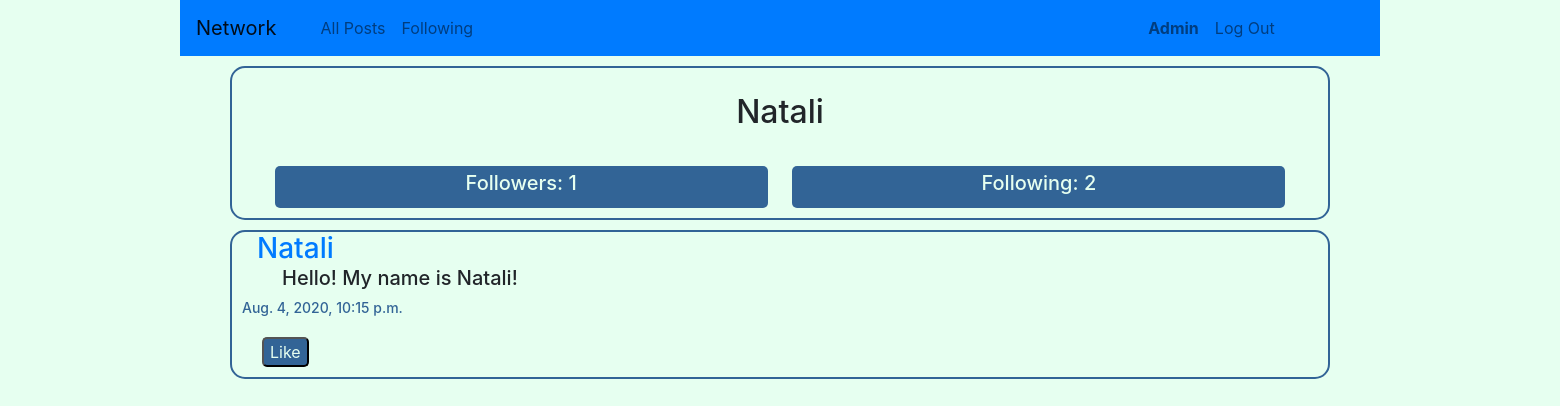
Page /2 (signed in) on the earlier database version.
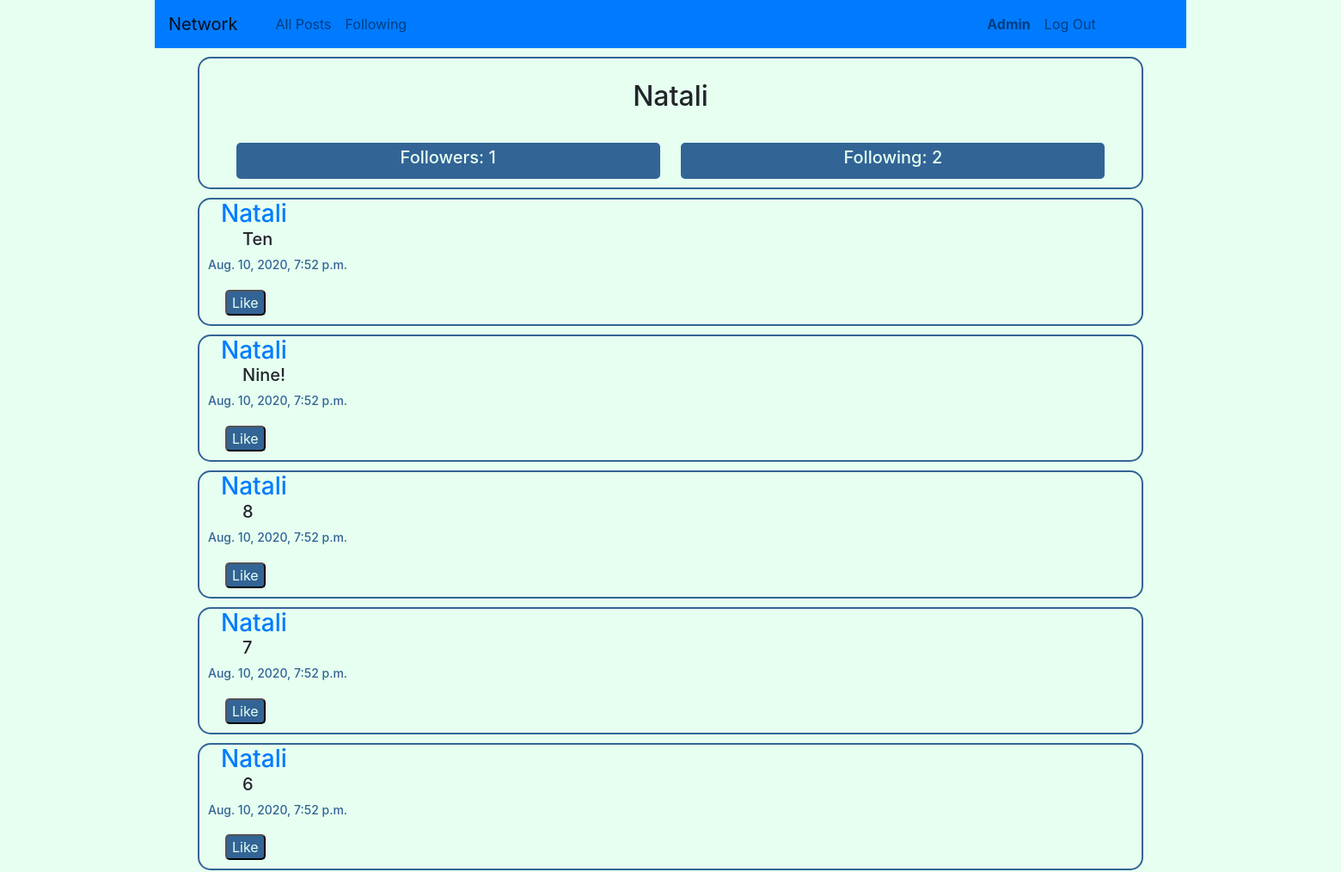
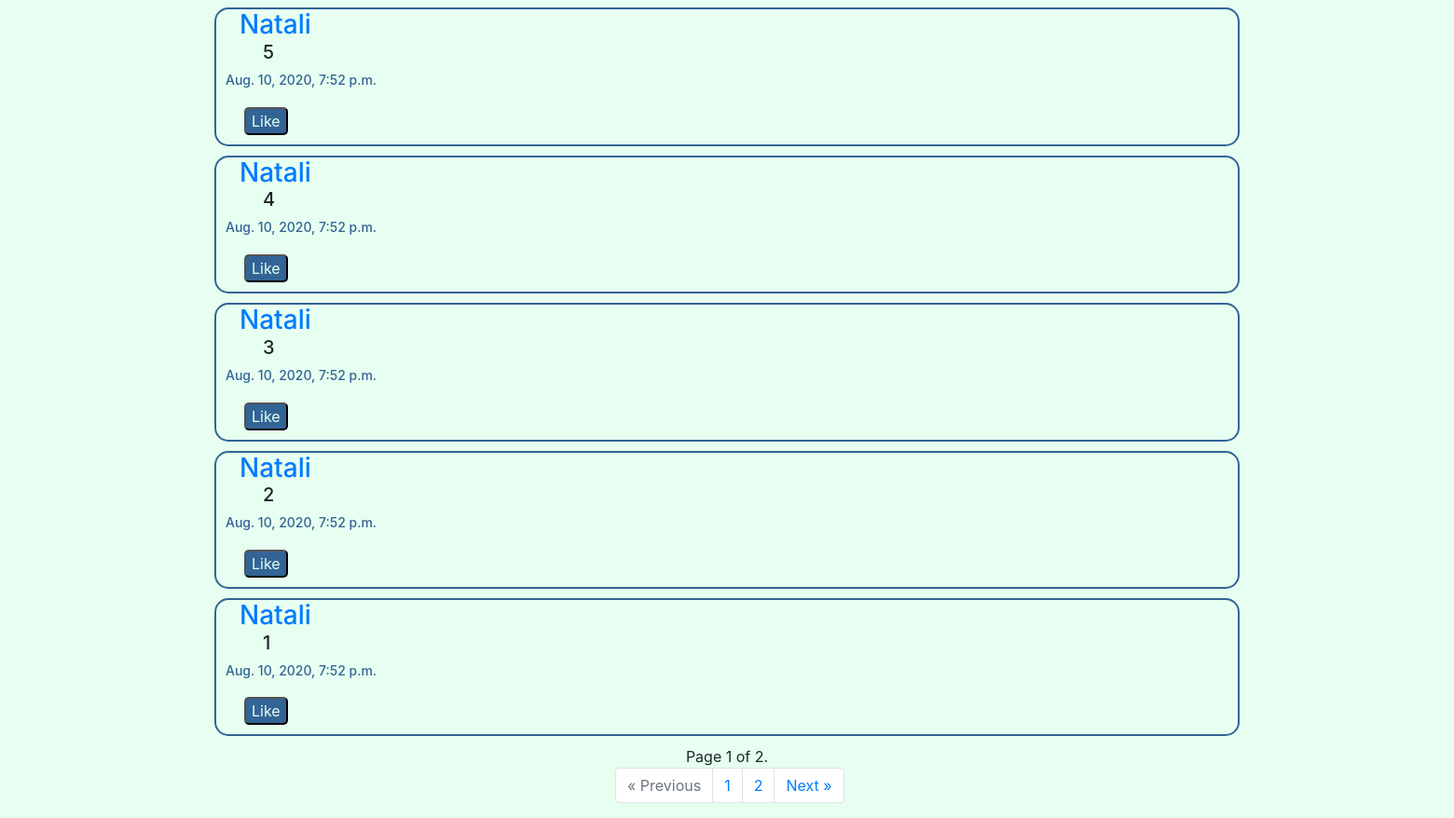
Same page on the later database version (2 pictures, top to bottom).
### network/models.py (models this page shows, shortened)
class User(AbstractUser):
    pass

class Post(models.Model):
    user = models.ForeignKey(User, on_delete=models.CASCADE, related_name="user")
    content = models.TextField()
    time = models.DateTimeField()

### network/views.py (the view)
# urls.py: path("<int:user_id>", views.userPage, name="userPage"),
def userPage(request, user_id):
    pageNum = request.GET.get('page')
    user = User.objects.get(id = user_id)
    posts = Post.objects.all().filter(user=user).order_by('-time')
    paginator = Paginator(posts, 10)
    pageResp = paginator.get_page(pageNum)
    try:
        followers = len(Follow.objects.all().filter(following = user))
        follows = len(Follow.objects.all().filter(user = user))
    except Follow.DoesNotExist:
        followers = 0
        follows = 0
    return render(request, "network/userpage.html", {
        "username": user,
        "followers": followers,
        "followed": follows,
        "posts": pageResp
    })

### network/templates/network/userpage.html (shortened to what this page needs)
{% extends "network/layout.html" %}
{% block body %}
<div class="userInfo">
    <h2 id="usern">{{ username }}</h2>
    <div class="follow">
        <div class="userfollowers">
            <h5 id="userFollowers">Followers: {{ followers }}</h5>
        </div>
        <div class="userfollowed">
            <h5 id="userfollowed">Following: {{ followed }}</h5>
        </div>
    </div>
</div>
<div class="userposts">
    {% for post in posts %}
        <div class="post">
            <div>
                <h3 id="postUser"><a href={{post.user.id}} id="usrN">{{ post.user }}</a></h3>
            </div>
            <div id="ID{{post.id}}">
                <h5 id="postMessage">{{ post.content }}</h5>
            </div>
            <div>
                <h6 id="postDateTime">{{ post.time }}</h6>
                <button class="postLike B{{post.id}}" id="like{{post.user}}" onclick="likePost({{post.id}}, true)">Like</button>
            </div>
        </div>
    {% endfor %}
</div>
<div class="paginator_item">
    {% if posts %}
        {% if posts.paginator.num_pages > 1 %}
            <nav aria-label="Page navigation example">
                <span class="current">
                    Page {{ posts.number }} of {{ posts.paginator.num_pages }}.
                </span>
                <ul class="pagination">
                    {% if posts.has_previous %}
                        <li class="page-item"><a class="page-link" href="?page={{ posts.previous_page_number }}">&laquo; Previous</a></li>
                    {% else %}
                        <li class="page-item disabled">
                            <span class="page-link">&laquo; Previous</span>
                        </li>
                    {% endif %}
                    {% for page in posts.paginator.page_range %}
                        <li class="page-item"><a class="page-link" href="?page={{page}}">{{page}}</a></li>
                    {% endfor %}
                    {% if posts.has_next %}
                        <li class="page-item"><a class="page-link" href="?page={{ posts.next_page_number }}">Next &raquo;</a></li>
                    {% else %}
                    <li class="page-item disabled">
                        <span class="page-link">Next &raquo;</span>
                    </li>
                    {% endif %}
                </ul>
            </nav>
        {% endif %}
    {% endif %}
</div>
{% endblock %}

### network/templates/network/layout.html (shortened to what this page needs)
{% load static %}
<!DOCTYPE html>
<html lang="en">
    <head>
        <link rel="stylesheet" href="https://stackpath.bootstrapcdn.com/bootstrap/4.4.1/css/bootstrap.min.css">
        <link href="{% static 'network/styles.css' %}" rel="stylesheet">
    </head>
    <body>
        <nav class="navbar navbar-expand-lg navbar-light bg-primary">
            <a class="navbar-brand" href="#">Network</a>
            <div class="container" id="linknav">
              <ul class="navbar-nav mr-auto">
                <li class="nav-item">
                  <a class="nav-link" href="{% url 'index' %}">All Posts</a>
                </li>
                {% if user.is_authenticated %}
                    <li class="nav-item">
                        <a class="nav-link" href="/{{user.id}}/following">Following</a>
                    </li>
                {% endif %}
              </ul>
            </div>
            <div class="container" id="usernav">
              <ul class="navbar-nav mr-auto">
                {% if user.is_authenticated %}
                    <li class="nav-item">
                        <a class="nav-link" id="username" href="/{{user.id}}"><strong id="userName">{{ user.username }}</strong></a>
                    </li>
                    <li class="nav-item">
                        <a class="nav-link" id="logoutbut" href="{% url 'logout' %}">Log Out</a>
                    </li>
                {% endif %}
              </ul>
            </div>
          </nav>
        <div class="body">
            {% block body %}
            {% endblock %}
        </div>
    </body>
</html>

### network/static/network/styles.css (style rules this page uses)
* { box-sizing: border-box; }
body { max-width: 1200px; margin: 0px auto; text-align: center; background-color: rgb(230, 255, 240); }
#linknav { width: 70%; }
#usernav { width: 20%; }
.post { margin: 10px 50px; border: rgb(50, 100, 150) solid 2px; border-radius: 15px; text-align: left; }
#postUser { display: inline; }
#postUser a { text-decoration: none; margin: 10px auto 10px 25px; }
#postMessage { margin-left: 50px; }
#postDateTime { margin: 10px; color: rgb(50, 100, 150); font-size: 14px; }
.postLike { margin: 10px; background-color: rgb(50, 100, 150); color: rgb(230, 255, 240); border-radius: 5px; display: inline; }
.userInfo { margin: 10px 50px; border: rgb(50, 100, 150) solid 2px; border-radius: 15px; }
#usern { margin: 25px; }
.userfollowers, .userfollowed { display: inline-block; margin: 10px; padding: 5px 10px; color: rgb(230, 255, 240); background-color: rgb(50, 100, 150); border-radius: 5px; width: 45%; }
.pagination { text-align: center; position: relative; left: 40%; }

Differences in the rows shown:
no longer on this page (row unchanged): Post: user "Natali", content "Hello! My name is Natali!", time "Aug. 4, 2020, 10:15 p.m."
added Post: user "Natali", content "Ten", time "Aug. 10, 2020, 7:52 p.m."
added Post: user "Natali", content "Nine!", time "Aug. 10, 2020, 7:52 p.m."
added Post: user "Natali", content "8", time "Aug. 10, 2020, 7:52 p.m."
added Post: user "Natali", content "7", time "Aug. 10, 2020, 7:52 p.m."
added Post: user "Natali", content "6", time "Aug. 10, 2020, 7:52 p.m."
added Post: user "Natali", content "5", time "Aug. 10, 2020, 7:52 p.m."
added Post: user "Natali", content "4", time "Aug. 10, 2020, 7:52 p.m."
added Post: user "Natali", content "3", time "Aug. 10, 2020, 7:52 p.m."
added Post: user "Natali", content "2", time "Aug. 10, 2020, 7:52 p.m."
added Post: user "Natali", content "1", time "Aug. 10, 2020, 7:52 p.m."
Other differences:
{{ posts.number }}: (not shown) → "1"
{{ posts.paginator.num_pages }}: (not shown) → "2"
text now shown: "Page of . « Previous Next »"
new list line: "1"
new list line: "2"
